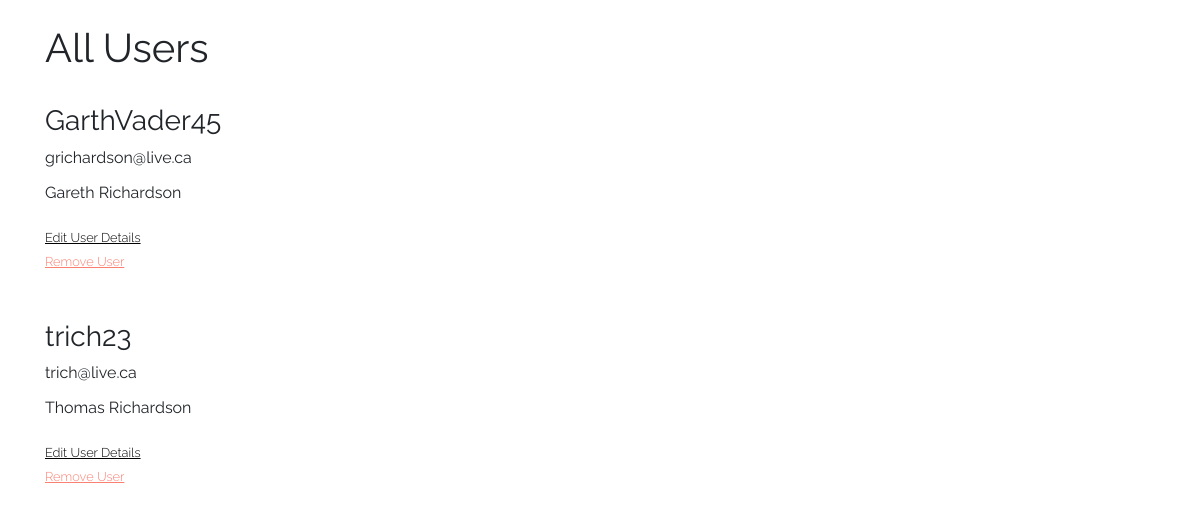
The page /admin/allUsers.php (signed in) on the database its author committed.
### tables this page shows
CREATE TABLE IF NOT EXISTS `tbl_users` (
  `user_id` int(11) NOT NULL AUTO_INCREMENT,
  `user_userid` varchar(256) NOT NULL,
  `user_email` varchar(256) NOT NULL,
  `user_pass` varchar(256) NOT NULL,
  `user_first` varchar(256) NOT NULL,
  `user_last` varchar(256) NOT NULL,
  `user_bio` varchar(256) NOT NULL,
  `user_profilepic` varchar(256) DEFAULT NULL,
  `user_userlevel` int(11) NOT NULL,
  PRIMARY KEY (`user_id`)
);

### admin/phpscripts/readUsers.php (called while the page is built, shortened)
<?php
	function getAllUsers($tbl) {
		$user = "root";
		$pass = "";
		$url = "localhost";
		$db = "db_blogtemplate";
		$link = mysqli_connect($url, $user, $pass, $db);
		$queryAll = "SELECT * FROM {$tbl} ORDER BY user_id ASC";
		$runAll = mysqli_query($link, $queryAll);
		if($runAll){
			return $runAll;
		}else{
			$error = "There was a problem accessing this information.";
			return $error;
		}
	}
?>

### admin/allUsers.php (the view, shortened to what this page needs)
<?php
	require_once('phpscripts/readUsers.php');
	$tbl = "tbl_users";
	$getUsers = getAllUsers($tbl);
?>
<!doctype html>
<html>
<head>
	<?php include_once("../includes/admin-meta.php") ?>
</head>
<body>
	<div class="container">
		<br><h1>All Users</h1><br>
		<?php
			if(!is_string($getUsers)){
				while($row = mysqli_fetch_array($getUsers)){
					echo "<h3>{$row['user_userid']}</h3>
						<p style=\"line-height: 1.5em; margin: 0;\">{$row['user_email']}</p>
						<p style=\"padding-top: .5em;\">{$row['user_first']} {$row['user_last']}</p>
						<small><a style=\"margin-top: .5em;\" href=\"editAllUsers.php?id={$row['user_id']}\">Edit User Details</a></small><br>
						<small><a style=\"color: salmon;\" onClick=\"removeUser();\" href=\"phpscripts/caller.php?caller_id=delete&id={$row['user_id']}\">Remove User</a></small><br><br><br>
					";
				}
			}else{
				echo "<p class=\"error\">{$getUsers}</p>";
			}
		?>
	</div>
</body>
</html>

### css/app.css (style rules this page uses)
a { color: black; font-weight: 300; text-decoration: underline; }
body { margin: 0 auto; overflow-x: hidden; }
h1, h2, h3, h4, h5, h6 { font-family: "Raleway", sans-serif; font-weight: 400; }
p { font-family: "Raleway", sans-serif; line-height: 1.875em; }

### rows shown on the page
tbl_users: user_userid "GarthVader45", user_email "grichardson@live.ca", user_first "Gareth", user_last "Richardson"
tbl_users: user_userid "trich23", user_email "trich@live.ca", user_first "Thomas", user_last "Richardson"
